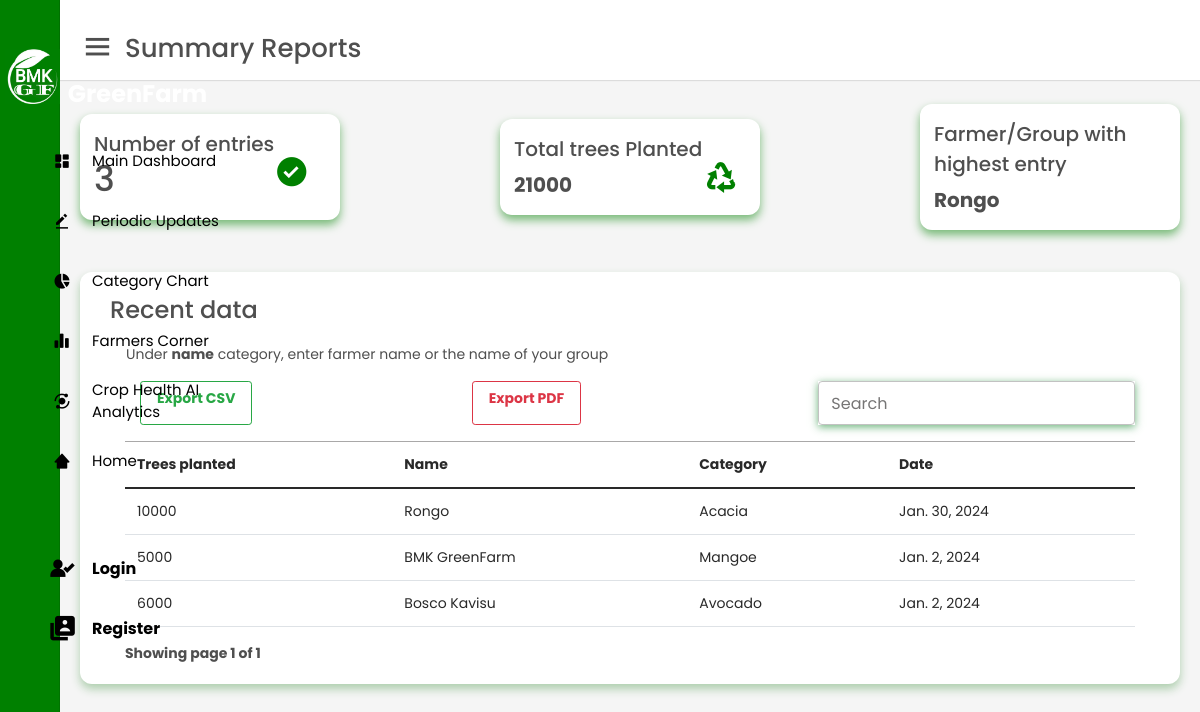
/reforest, run on the app's committed database.
### reforest/models.py (models this page shows, shortened)
class Reforest(models.Model):
    trees_planted = models.IntegerField()
    date = models.DateField(default=now)
    description = models.TextField()
    owner = models.ForeignKey(to=User, on_delete=models.CASCADE)
    category = models.CharField( max_length=256)
    class Meta:
        ordering: list['-date']

### reforest/views.py (the view)
# urls.py: path('reforest' ,views.index, name='reforest'),
def index(request):
    reforest = Reforest.objects.order_by('-date')
    total_trees = reforest.aggregate(total_trees_planted=Sum('trees_planted'))['total_trees_planted']
    highest_entry = reforest.order_by('-trees_planted').first()
    highest_group = highest_entry.description if highest_entry else None
    paginator=Paginator(reforest, 4)
    page_number = request.GET.get('page')
    page_obj= Paginator.get_page(paginator,page_number)
    context = {
        'reforest': reforest,
        'page_obj': page_obj,
        'total_trees': total_trees,
        'highest_group': highest_group,
        'paginator': paginator
    }
    return render(request, 'reforest/index.html', context)

### templates/reforest/index.html (shortened to what this page needs)
{% extends 'base.html' %}
{% load static %}
{% block content %}
<div class="home-content mb-4">
    <div class="overview-boxes">
      <div class="box">
        <div class="right-side">
          <div class="box-topic">Number of entries</div>
          <div class="number">{{ paginator.count }}</div>
        </div>
        <i id="check" class='bx bxs-check-circle'></i>
      </div>
      <div class="box">
        <div class="right-side">
          <div class="box-topic">Total trees Planted</div>
          <div class="number1">{{ total_trees }}</div>
        </div>
        <i id="check" class='bx bx-recycle fw-bold' ></i>
      </div>
      <div class="box">
        <div class="right-side">
          <div class="box-topic text-start">Farmer/Group with highest entry</div>
          <div class="number1">{{ highest_group }}</div>
        </div>
      </div>
    </div>
    <div class="row mt-4">
      <div class="col-10"></div>
  </div>
    <div class="sales-boxes">
      <div class="recent-sales box">
        <div class="title">Recent data</div>
        <p class="m-3">Under <strong>name</strong> category, enter farmer name or the name of your group
        <div class="container mt-3">
          {% if reforest.count %}
          <div class="row">
              <div id="export-csv" class="col-md-8 d-flex justify-content-between">
                    <div id="export-csv" class="col-md-6">
                      <a href="{% url 'export-csv' %}" class="btn btn-sm btn-outline-success btn-rounded">Export CSV</a>
                  </div>
                  <div id="export-csv" class="col-md-6">
                      <a href="{% url 'export-pdfs' %}" class="btn btn-sm btn-outline-danger btn-rounded">Export PDF</a>
                  </div>
              </div>
              <div class="col-md-4">
                  <div id="search-input" class="form-group mb-3 ">
                      <input type="text" id="searchField" class="form-control" placeholder="Search">
                  </div>
              </div>
          </div>
          <div class="app-table">
              <table class="table table-stripped table-hover ">
                  <thead>
                      <tr>
                         <th>Trees planted</th>
                         <th>Name</th>
                         <th>Category</th>
                         <th>Date</th>
                      </tr>
                  </thead>
                  <tbody>
                      {% for reforest in page_obj %}
                      <tr>
                          <td>{{reforest.trees_planted}}</td>
                          <td>{{reforest.description}}</td>
                          <td>{{reforest.category}}</td>
                          <td>{{reforest.date}}</td>
                      </tr>
                      {% endfor %}
                  </tbody>
              </table>
          </div>
            <div class="row paginator-container">
              <div id="pagination" class="col-md-8 fw-bold">
                  Showing page {{page_obj.number}} of {{page_obj.paginator.num_pages}}
              </div>
              <div class="col-md-4">
              </div>
            </div>
          {% endif %}
      </div>
      </div>
    </div>
  </div>
{% endblock %}

### reforestation/static/css/base-forest.css (style rules this page uses)
* { margin: 0; padding: 0; box-sizing: border-box; font-family: 'Poppins', sans-serif; }
html { overflow-x: hidden; }
#search-input { box-shadow: rgba(80, 165, 98, 0.842) 0px 2px 8px 0px; }
.home-section .home-content { position: relative; padding-top: 104px; }
.home-content .overview-boxes { display: flex; align-items: center; justify-content: space-between; flex-wrap: wrap; padding: 0 20px; margin-bottom: 26px; }
.overview-boxes .box { display: flex; align-items: start; justify-content: start; width: calc(100% / 4 - 15px); background: #fff; padding: 15px 14px; border-radius: 12px; box-shadow: 0 5px 10px rgb(119, 185, 119); }
.overview-boxes .box-topic { font-size: 20px; font-weight: 500; }
.home-content .box .number { display: inline-block; font-size: 35px; margin-top: -6px; font-weight: 500; }
.home-content .box .number1 { display: inline-block; font-size: 25px; margin-top: 6px; font-weight: bold; }
.home-content .box .number1 { display: inline-block; font-size: 20px; margin-top: 6px; font-weight: bold; }
#check { font-size: 35px; color: green; margin-top: 11%; }
.home-content .sales-boxes { display: flex; justify-content: space-between; }
.home-content .sales-boxes .recent-sales { width: 100%; background: #fff; padding: 20px 30px; margin: 0 20px; border-radius: 12px; box-shadow: 0 5px 10px rgb(173, 206, 173); }
.sales-boxes .box .title { font-size: 24px; font-weight: 500; }

### reforestation/static/css/dashboard.css (style rules this page uses)
body { font-size: .875rem; }

### data on the page
Reforest: description "Rongo", trees_planted "10000", category "Acacia", date "Jan. 30, 2024"
Reforest: trees_planted "5000", description "BMK GreenFarm", category "Mangoe", date "Jan. 2, 2024"
Reforest: trees_planted "6000", description "Bosco Kavisu", category "Avocado", date "Jan. 2, 2024"

### other printed values
{{ paginator.count }} "3"
{{ total_trees }} "21000"
{{ page_obj.number }} "1"
{{ page_obj.paginator.num_pages }} "1"
